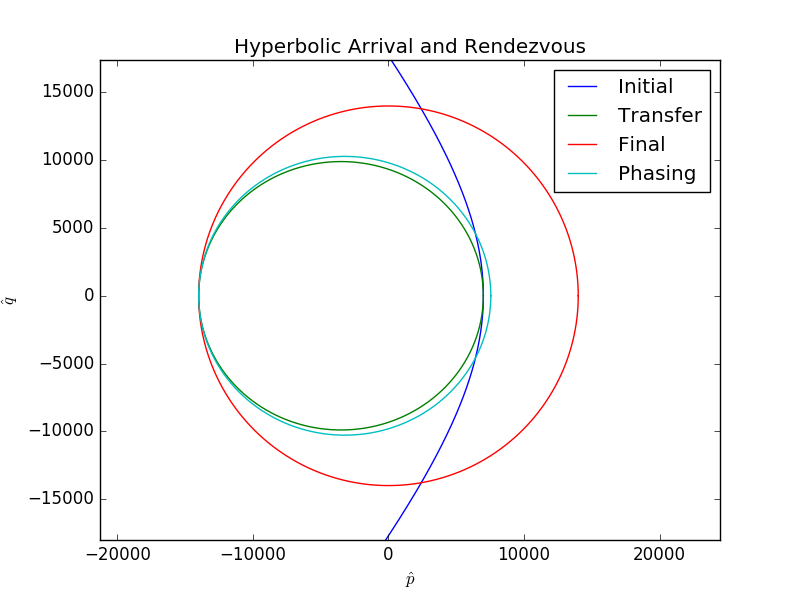

Python code for this plot:
"""Hohmann transfer with phasing orbit

HW6 2017 Problem 4
"""
from astro import constants, kepler, maneuver
import numpy as np
import matplotlib.pyplot as plt

import pdb
ra = 7000
rb =14000
mu = constants.earth.mu

# define hyperbolic arrival orbit
va1 = 12
e_h = va1**2 / 2 - mu/ra
a_h = - mu / e_h / 2
ecc_h = ra / np.absolute(a_h) + 1
p_h = kepler.semilatus_rectum(np.absolute(a_h), ecc_h)
nu_h = 0

# hohmann transfer from hyperbolic orbit to circular orbit rb
a_t, p_t, ecc_t = kepler.perapo2aecc(ra, rb)
vt1 = maneuver.vel_mag(ra, a_t, mu)
dva1, _, toft, phaset = maneuver.hohmann(ra, rb, ecc_h, 0, 0, 0, mu)

# final orbit mean motion
n2 = np.sqrt(mu / rb**3)
angle = n2 * toft
p2 = 2*np.pi * np.sqrt(rb**3 / mu)

phasing_period = p2 - toft

# design of phasing orbit
a_p = kepler.period2sma(phasing_period, mu)
rc = a_p *2 - rb
a_p, p_p, ecc_p = kepler.perapo2aecc(rc, rb)

# hohmann from transfer ellipse to phasing orbit
vt2 = maneuver.vel_mag(rb, a_t, mu)
vp1 = maneuver.vel_mag(rb, a_p, mu)
dvb1 = np.absolute(vp1 - vt2)
# TODO: Add print statements adn orbit properties print outs

# hohmann transfer from phasing orbit ot final orbit
v2 = maneuver.vel_mag(rb, rb, mu)
vp2 = maneuver.vel_mag(rb, a_p, mu)
dvb2 = np.absolute(vp2 - v2)

# print some data
print('Transfer ellipse : a = {} km, e = {}'.format(a_t, ecc_t))
print('VT1 : {} km/sec'.format(vt1))
print('V1 : {} km/sec'.format(va1))
print('DV1 : {} km/sec'.format(np.absolute(dva1)))
print('TOF : {} sec = {} hr'.format(toft, toft/3600))

print('\nPhasing Orbit')
print('Period Phasing : {} sec'.format(phasing_period))
print('Phasing orbit : a = {} km, ecc = {}'.format(a_p, ecc_p))

print('\nTransfer from hohmann ellipse to phasing orbit')
print('DV2 : {} km/sec'.format(dvb1))
print('\nTransfer from phasing orbit to final orbit')
print('DV3 : {} km/sec'.format(dvb2))


# generate a plot of the orbit
_, state_pqw1, _, _, sat_pqw1, _ = kepler.conic_orbit(np.absolute(p_h), ecc_h, 0, 0, 0, -np.deg2rad(10), np.deg2rad(10), mu)
_, state_pqw2, _, _, sat_pqw2, _ = kepler.conic_orbit(p_t, ecc_t, 0, 0, 0, 0, 0, mu)
_, state_pqw3, _, _, sat_pqw3, _ = kepler.conic_orbit(rb, 0, 0, 0, 0, 0, 0, mu)
_, state_pqw4, _, _, sat_pqw4, _ = kepler.conic_orbit(p_p, ecc_p, 0, 0, 0, 0, 0, mu)

# rotate new orbit 
fig, ax = plt.subplots()

ax.plot(state_pqw1[:, 0], state_pqw1[:, 1], label='Initial')
ax.plot(state_pqw2[:, 0], state_pqw2[:, 1], label='Transfer')
ax.plot(state_pqw3[:, 0], state_pqw3[:, 1], label='Final')
ax.plot(state_pqw4[:, 0], state_pqw4[:, 1], label='Phasing')

ax.set_title('Hyperbolic Arrival and Rendezvous')
ax.set_xlabel(r'$\hat p$')
ax.set_ylabel(r'$\hat q$')
plt.axis('equal')
plt.legend()
plt.show()
